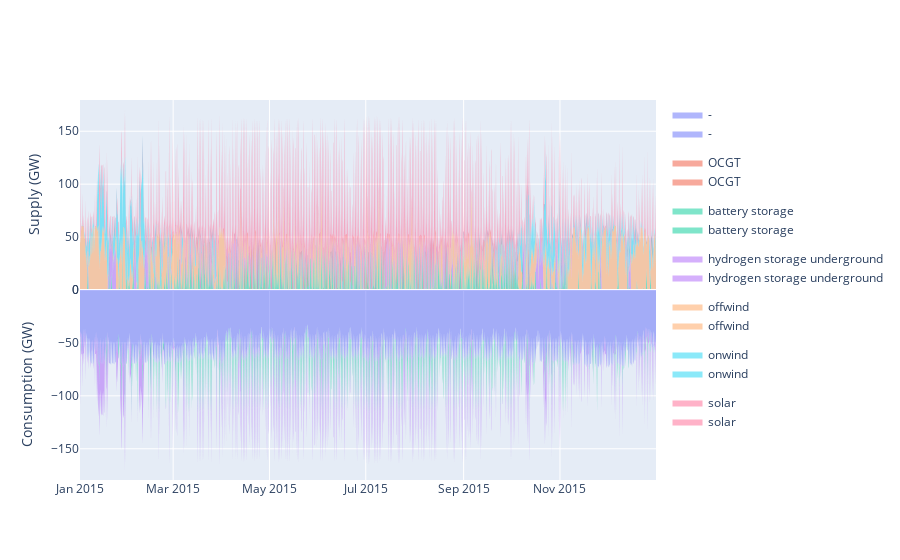

Notebook code for this chart:
### Markdown cell above
... we now see some storage. So how does the optimised dispatch of the system look like?

### Code cell
plot_dispatch(n)

### Figure 1 — Plotly figure (JSON) as saved in the notebook; plotly's stock layout.template omitted (floating-point values rounded to 4 significant figures; data arrays with more than 128 entries replaced by an {"elided": "..."} marker saying what was removed)
{"data": [{"fillpattern": {"shape": ""}, "hovertemplate": "carrier=-<br>snapshot=%{x}<br>GW=%{y}<extra></extra>", "legendgroup": "-", "line": {"color": "#636efa", "width": 0}, "marker": {"symbol": "circle"}, "mode": "lines", "name": "-", "orientation": "v", "showlegend": true, "stackgroup": "1", "type": "scatter", "x": {"elided": "2190 str values"}, "xaxis": "x", "y": {"elided": "2190 int values"}, "yaxis": "y"}, {"fillpattern": {"shape": ""}, "hovertemplate": "carrier=OCGT<br>snapshot=%{x}<br>GW=%{y}<extra></extra>", "legendgroup": "OCGT", "line": {"color": "#EF553B", "width": 0}, "marker": {"symbol": "circle"}, "mode": "lines", "name": "OCGT", "orientation": "v", "showlegend": true, "stackgroup": "1", "type": "scatter", "x": {"elided": "2190 str values"}, "xaxis": "x", "y": {"elided": "2190 int values"}, "yaxis": "y"}, {"fillpattern": {"shape": ""}, "hovertemplate": "carrier=battery storage<br>snapshot=%{x}<br>GW=%{y}<extra></extra>", "legendgroup": "battery storage", "line": {"color": "#00cc96", "width": 0}, "marker": {"symbol": "circle"}, "mode": "lines", "name": "battery storage", "orientation": "v", "showlegend": true, "stackgroup": "1", "type": "scatter", "x": {"elided": "2190 str values"}, "xaxis": "x", "y": {"elided": "2190 float values"}, "yaxis": "y"}, {"fillpattern": {"shape": ""}, "hovertemplate": "carrier=hydrogen storage underground<br>snapshot=%{x}<br>GW=%{y}<extra></extra>", "legendgroup": "hydrogen storage underground", "line": {"color": "#ab63fa", "width": 0}, "marker": {"symbol": "circle"}, "mode": "lines", "name": "hydrogen storage underground", "orientation": "v", "showlegend": true, "stackgroup": "1", "type": "scatter", "x": {"elided": "2190 str values"}, "xaxis": "x", "y": {"elided": "2190 float values"}, "yaxis": "y"}, {"fillpattern": {"shape": ""}, "hovertemplate": "carrier=offwind<br>snapshot=%{x}<br>GW=%{y}<extra></extra>", "legendgroup": "offwind", "line": {"color": "#FFA15A", "width": 0}, "marker": {"symbol": "circle"}, "mode": "lines", "name": "offwind", "orientation": "v", "showlegend": true, "stackgroup": "1", "type": "scatter", "x": {"elided": "2190 str values"}, "xaxis": "x", "y": {"elided": "2190 float values"}, "yaxis": "y"}, {"fillpattern": {"shape": ""}, "hovertemplate": "carrier=onwind<br>snapshot=%{x}<br>GW=%{y}<extra></extra>", "legendgroup": "onwind", "line": {"color": "#19d3f3", "width": 0}, "marker": {"symbol": "circle"}, "mode": "lines", "name": "onwind", "orientation": "v", "showlegend": true, "stackgroup": "1", "type": "scatter", "x": {"elided": "2190 str values"}, "xaxis": "x", "y": {"elided": "2190 float values"}, "yaxis": "y"}, {"fillpattern": {"shape": ""}, "hovertemplate": "carrier=solar<br>snapshot=%{x}<br>GW=%{y}<extra></extra>", "legendgroup": "solar", "line": {"color": "#FF6692", "width": 0}, "marker": {"symbol": "circle"}, "mode": "lines", "name": "solar", "orientation": "v", "showlegend": true, "stackgroup": "1", "type": "scatter", "x": {"elided": "2190 str values"}, "xaxis": "x", "y": {"elided": "2190 float values"}, "yaxis": "y"}, {"fillpattern": {"shape": ""}, "hovertemplate": "carrier=-<br>snapshot=%{x}<br>GW=%{y}<extra></extra>", "legendgroup": "-", "line": {"color": "#636efa", "width": 0}, "marker": {"symbol": "circle"}, "mode": "lines", "name": "-", "orientation": "v", "showlegend": true, "stackgroup": "1", "type": "scatter", "x": {"elided": "2190 str values"}, "xaxis": "x2", "y": {"elided": "2190 float values"}, "yaxis": "y2"}, {"fillpattern": {"shape": ""}, "hovertemplate": "carrier=OCGT<br>snapshot=%{x}<br>GW=%{y}<extra></extra>", "legendgroup": "OCGT", "line": {"color": "#EF553B", "width": 0}, "marker": {"symbol": "circle"}, "mode": "lines", "name": "OCGT", "orientation": "v", "showlegend": true, "stackgroup": "1", "type": "scatter", "x": {"elided": "2190 str values"}, "xaxis": "x2", "y": {"elided": "2190 int values"}, "yaxis": "y2"}, {"fillpattern": {"shape": ""}, "hovertemplate": "carrier=battery storage<br>snapshot=%{x}<br>GW=%{y}<extra></extra>", "legendgroup": "battery storage", "line": {"color": "#00cc96", "width": 0}, "marker": {"symbol": "circle"}, "mode": "lines", "name": "battery storage", "orientation": "v", "showlegend": true, "stackgroup": "1", "type": "scatter", "x": {"elided": "2190 str values"}, "xaxis": "x2", "y": {"elided": "2190 float values"}, "yaxis": "y2"}, {"fillpattern": {"shape": ""}, "hovertemplate": "carrier=hydrogen storage underground<br>snapshot=%{x}<br>GW=%{y}<extra></extra>", "legendgroup": "hydrogen storage underground", "line": {"color": "#ab63fa", "width": 0}, "marker": {"symbol": "circle"}, "mode": "lines", "name": "hydrogen storage underground", "orientation": "v", "showlegend": true, "stackgroup": "1", "type": "scatter", "x": {"elided": "2190 str values"}, "xaxis": "x2", "y": {"elided": "2190 float values"}, "yaxis": "y2"}, {"fillpattern": {"shape": ""}, "hovertemplate": "carrier=offwind<br>snapshot=%{x}<br>GW=%{y}<extra></extra>", "legendgroup": "offwind", "line": {"color": "#FFA15A", "width": 0}, "marker": {"symbol": "circle"}, "mode": "lines", "name": "offwind", "orientation": "v", "showlegend": true, "stackgroup": "1", "type": "scatter", "x": {"elided": "2190 str values"}, "xaxis": "x2", "y": {"elided": "2190 int values"}, "yaxis": "y2"}, {"fillpattern": {"shape": ""}, "hovertemplate": "carrier=onwind<br>snapshot=%{x}<br>GW=%{y}<extra></extra>", "legendgroup": "onwind", "line": {"color": "#19d3f3", "width": 0}, "marker": {"symbol": "circle"}, "mode": "lines", "name": "onwind", "orientation": "v", "showlegend": true, "stackgroup": "1", "type": "scatter", "x": {"elided": "2190 str values"}, "xaxis": "x2", "y": {"elided": "2190 int values"}, "yaxis": "y2"}, {"fillpattern": {"shape": ""}, "hovertemplate": "carrier=solar<br>snapshot=%{x}<br>GW=%{y}<extra></extra>", "legendgroup": "solar", "line": {"color": "#FF6692", "width": 0}, "marker": {"symbol": "circle"}, "mode": "lines", "name": "solar", "orientation": "v", "showlegend": true, "stackgroup": "1", "type": "scatter", "x": {"elided": "2190 str values"}, "xaxis": "x2", "y": {"elided": "2190 int values"}, "yaxis": "y2"}], "layout": {"xaxis": {"anchor": "y", "domain": [0, 1], "matches": "x2", "showticklabels": false}, "xaxis2": {"anchor": "y2", "domain": [0, 1]}, "yaxis": {"anchor": "x", "domain": [0.5, 1], "title": {"text": "Supply (GW)"}}, "yaxis2": {"anchor": "x2", "domain": [0, 0.5], "title": {"text": "Consumption (GW)"}}}}
